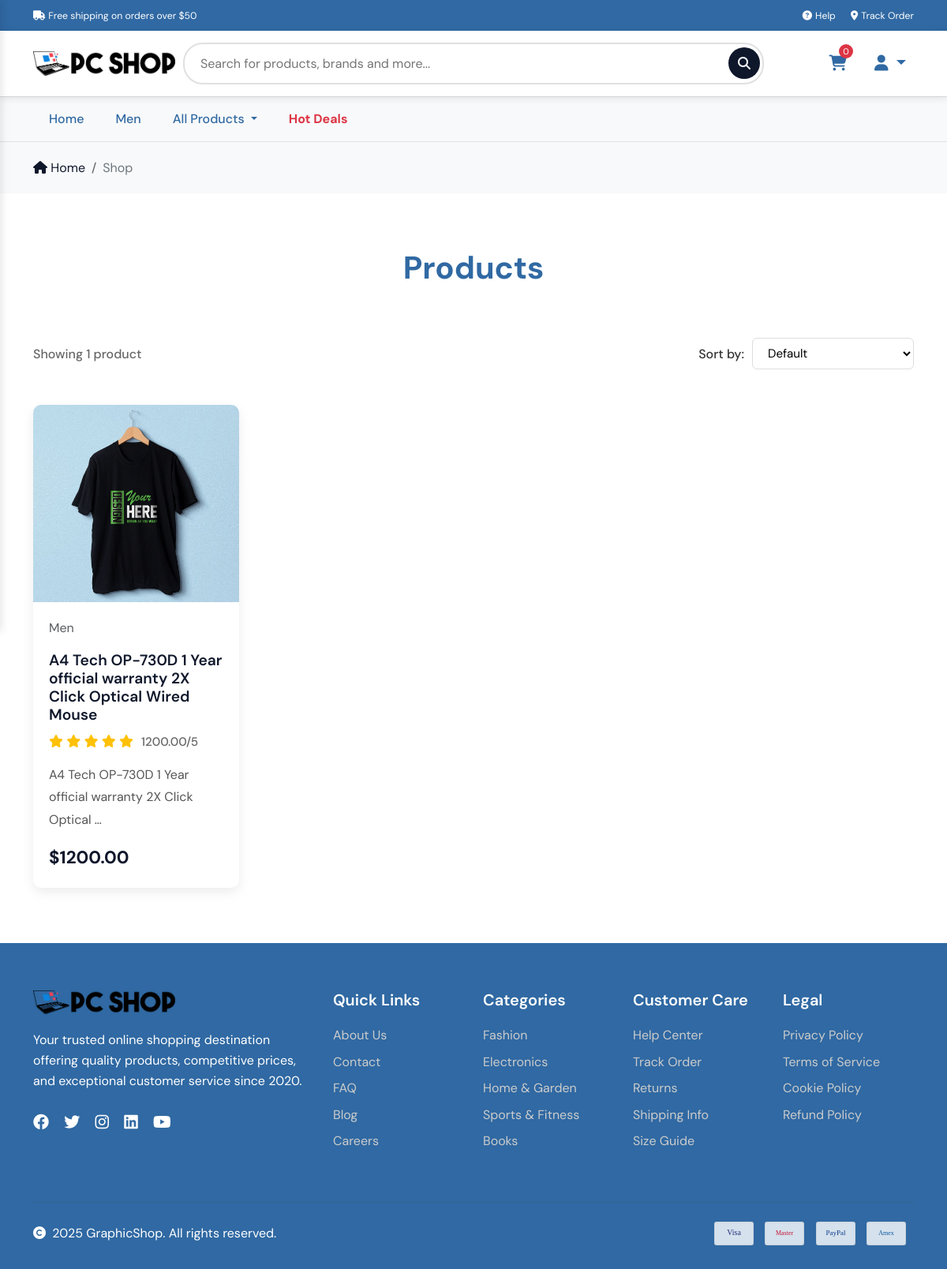
Before: /products/ with the older database file.
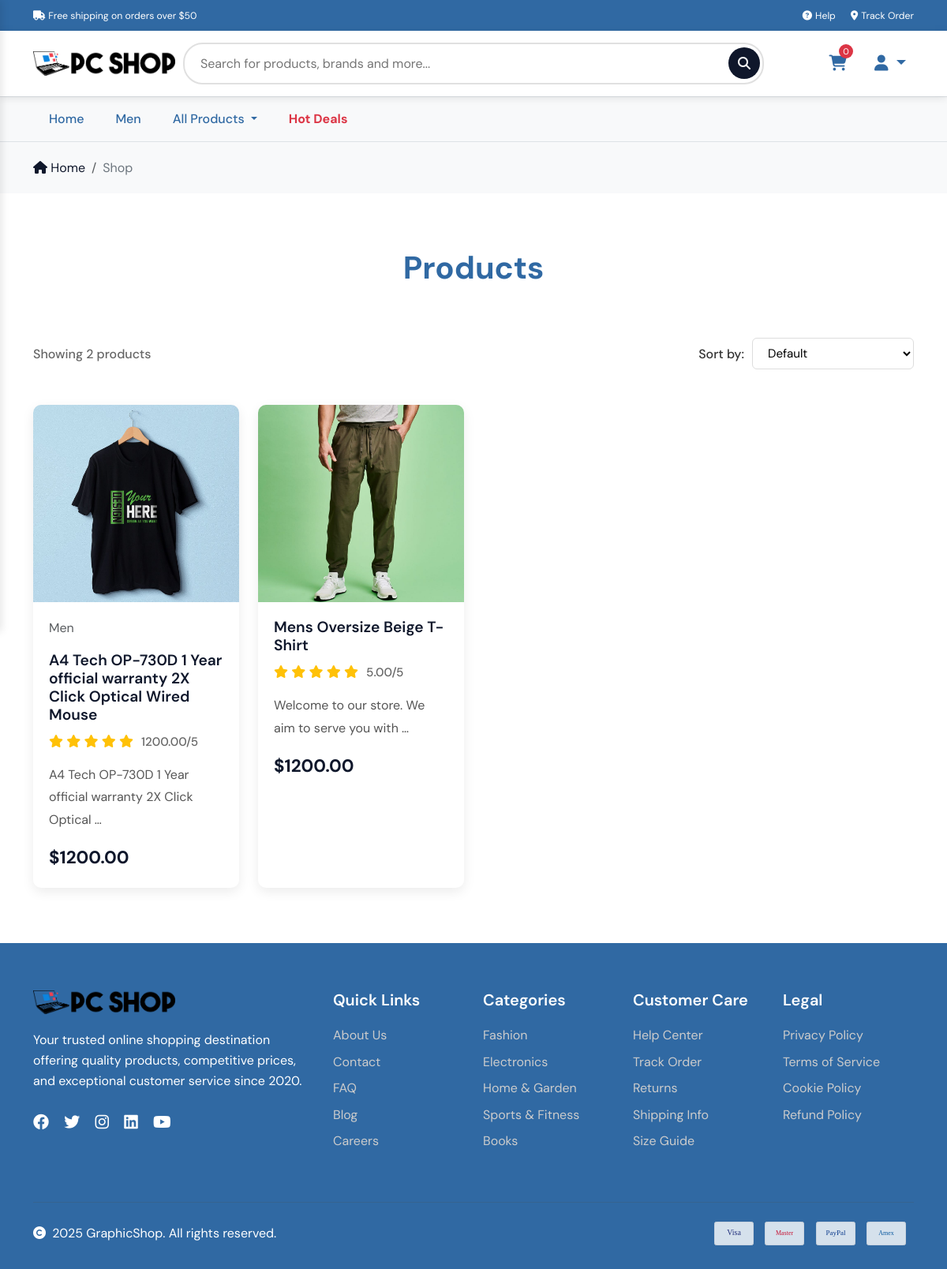
After: the same page with the newer database file.
### product/models.py (models this page shows, shortened)
class Category(models.Model):
    category = models.CharField(max_length=100, default='Men')
    category_slug = models.SlugField(max_length=100, unique=True, blank=True)
    category_image = models.ImageField(upload_to='category_images/', null=True, blank=True)
    is_active = models.BooleanField(default=True)
    parent_category = models.ForeignKey(
        'self',
        on_delete=models.CASCADE,
        null=True,
        blank=True,
        related_name='subcategories'
    )

class Product(models.Model):
    product_name = models.CharField(max_length=200)
    product_slug = models.SlugField(max_length=255, unique=True, blank=True)
    sku = models.CharField(max_length=200, unique=True, blank=True, null=True)
    brand = models.ForeignKey(Brand, on_delete=models.SET_NULL, null=True, blank=True)
    category = models.ForeignKey(Category, on_delete=models.SET_NULL, null=True, blank=True)
    tags = models.ManyToManyField(Tag, blank=True, related_name='products')
    price = models.DecimalField(max_digits=8, decimal_places=2, default=0.00)
    short_description = models.CharField(max_length=255, blank=True, null=True)
    description = HTMLField(blank=True, null=True)
    has_variation = models.BooleanField(default=False, null=True, blank=True)
    rating = models.DecimalField(max_digits=6, decimal_places=2, null=True, blank=True)
    image_url = models.URLField(max_length=1024, null=True, blank=True)
    thumbnail = models.ImageField(upload_to='thumbnails/', null=True, blank=True)
    is_active = models.BooleanField(default=True)
    is_featured = models.BooleanField(default=False)
    created_at = models.DateTimeField(auto_now_add=True)
    updated_at = models.DateTimeField(auto_now=True)

### product/views.py (the view, shortened to what this page needs)
# urls.py: path('', views.all_products, name='all_products'),
def all_products(request, category_slug=None):
    setting = WebsiteSetting.objects.first()
    menuCategories = Category.objects.filter(
        is_active=True,
        parent_category__isnull=True
    ).prefetch_related("subcategories")
    query = request.GET.get("q")
    show_all = request.GET.get("show_all") == "true"
    products = Product.objects.all()
    category = None
    if query:
        products = products.filter(
            Q(product_name__icontains=query) |
            Q(short_description__icontains=query) |
            Q(description__icontains=query)
        ).distinct()
    sort = request.GET.get("sort")
    direction = request.GET.get("direction", "asc")
    context = {
        "setting": setting,
        "menuCategories": menuCategories,
        "products": products,
        "category": category,
        "query": query,
        "sort": sort,
        "direction": direction,
        "show_all": show_all,
    }
    return render(request, "product/products.html", context)

### bag/contexts.py (called while the page is built, shortened)
def bag_contents(request):
    bag_items = []
    total = 0
    product_count = 0
    bag = request.session.get('bag', {})
    if total < settings.FREE_DELIVERY_THRESHOLD:
        delivery = total * Decimal(settings.STANDARD_DELIVERY_PERCENTAGE / 100)
        free_delivery_delta = settings.FREE_DELIVERY_THRESHOLD - total
    else:
        delivery = Decimal(0)
        free_delivery_delta = Decimal(0)
    grand_total = total + delivery
    return {
        'bag_items': bag_items,
        'total': total,
        'product_count': product_count,
        'delivery': delivery,
        'free_delivery_delta': free_delivery_delta,
        'free_delivery_threshold': settings.FREE_DELIVERY_THRESHOLD,
        'grand_total': grand_total,
    }

### product/templates/product/products.html (shortened to what the changed rows need)
{% extends 'frontend/layouts/base.html' %}
{% block content %}
{% load static %}
    <section class="product-section">
        <div class="container">
            <h2 class="section-title fade-in">Products</h2>
            <div class="filter-bar">
                <div class="showing-text">
                    Showing {{ products.count }} product{{ products.count|pluralize }}
                </div>
                <div class="sort-dropdown">
                    <label for="sortSelect">Sort by:</label>
                    <select id="sortSelect" class="form-select-sm" onchange="location = this.value;">
                    </select>
                </div>
            </div>
            <div class="row g-4">
                {% for product in products %}
                <div class="col-lg-3 col-md-6">
                    <div class="product-card fade-in">
                        <a href="{% url 'product_detail' product.product_slug %}">
                            {% if product.thumbnail %}
                                <img src="{{ product.thumbnail.url }}" class="product-img" alt="{{ product.product_name }}">
                            {% elif product.image_url %}
                                <img src="{{ product.image_url }}" class="product-img" alt="{{ product.product_name }}">
                            {% else %}
                                <img src="{% static 'assets/images/default.jpg' %}" class="product-img" alt="No Image">
                            {% endif %}
                        </a>
                        <div class="product-info">
                            {% if product.category %}
                                <p class="product-category text-muted">
                                    {{ product.category.category }}
                                </p>
                            {% endif %}
                           <h5 class="product-title">
                                <a href="{% url 'product_detail' product.product_slug %}">
                                    {{ product.product_name }}
                                </a>
                            </h5>
                            {% if product.rating %}
                            <div class="product-rating">
                                <div class="rating-stars">
                                    {% for i in "12345" %}
                                        {% with star=forloop.counter %}
                                            {% if product.rating >= star %}
                                                <i class="fas fa-star"></i>
                                            {% elif product.rating >= star|add:"-0.5" %}
                                                <i class="fas fa-star-half-alt"></i>
                                            {% else %}
                                                <i class="far fa-star"></i>
                                            {% endif %}
                                        {% endwith %}
                                    {% endfor %}
                                </div>
                                <span class="rating-text">{{ product.rating }}/5</span>
                            </div>
                            {% endif %}
                            <p class="product-description">
                                {{ product.short_description|default:"No description available."|truncatewords:10 }}
                            </p>
                            <div class="product-footer">
                                <div class="product-price">${{ product.price }}</div>
                            </div>
                        </div>
                    </div>
                </div>
                {% empty %}
                <p>No products available.</p>
                {% endfor %}
            </div>
        </div>
    </section>
{% endblock %}

### templates/frontend/includes/menu.html (shortened to what this page needs)
<nav class="menu-nav d-none d-lg-block">
    <div class="container">
        <div class="d-flex">
            <ul class="nav">
                <li class="nav-item">
                    <a class="nav-link" href="{% url 'home' %}">Home</a>
                </li>
                {% for cat in menuCategories %}
                    {% if cat.subcategories.all %}
                        {% if cat.subcategories.all|length > 0 %}
                            <li class="nav-item dropdown">
                                <a class="nav-link dropdown-toggle" href="{% url 'category' cat.category_slug %}" data-bs-toggle="dropdown">
                                    {{ cat.category }}
                                </a>
                                <ul class="dropdown-menu">
                                    {% for sub in cat.subcategories.all %}
                                        <li>
                                            <a class="dropdown-item" href="{% url 'category' sub.category_slug %}">
                                                {{ sub.category }}
                                            </a>
                                        </li>
                                    {% endfor %}
                                    <li>
                                        <a class="dropdown-item" href="{% url 'category' cat.category_slug %}?show_all=true">
                                            All Products
                                        </a>
                                    </li>
                                </ul>
                            </li>
                        {% else %}
                            <li class="nav-item">
                                <a class="nav-link" href="{% url 'category' cat.category_slug %}">
                                    {{ cat.category }}
                                </a>
                            </li>
                        {% endif %}
                    {% else %}
                        <li class="nav-item">
                            <a class="nav-link" href="{% url 'category' cat.category_slug %}">
                                {{ cat.category }}
                            </a>
                        </li>
                    {% endif %}
                {% endfor %}
                 <li class="nav-item dropdown">
                    <a class="nav-link dropdown-toggle" href="#" data-bs-toggle="dropdown">
                        All Products
                    </a>
                </li>
                <li class="nav-item">
                    <a class="nav-link text-danger fw-bold" href="#">Hot Deals</a>
                </li>
            </ul>
        </div>
    </div>
</nav>

Changed rows visible on the page:
added Product: thumbnail (picture), product_name "Mens Oversize Beige T-Shirt", rating "5.00", short_description "Welcome to our store. We aim to serve you with …", price "1200.00"
Other visible differences:
{{ products.count }}: "1" → "2"
